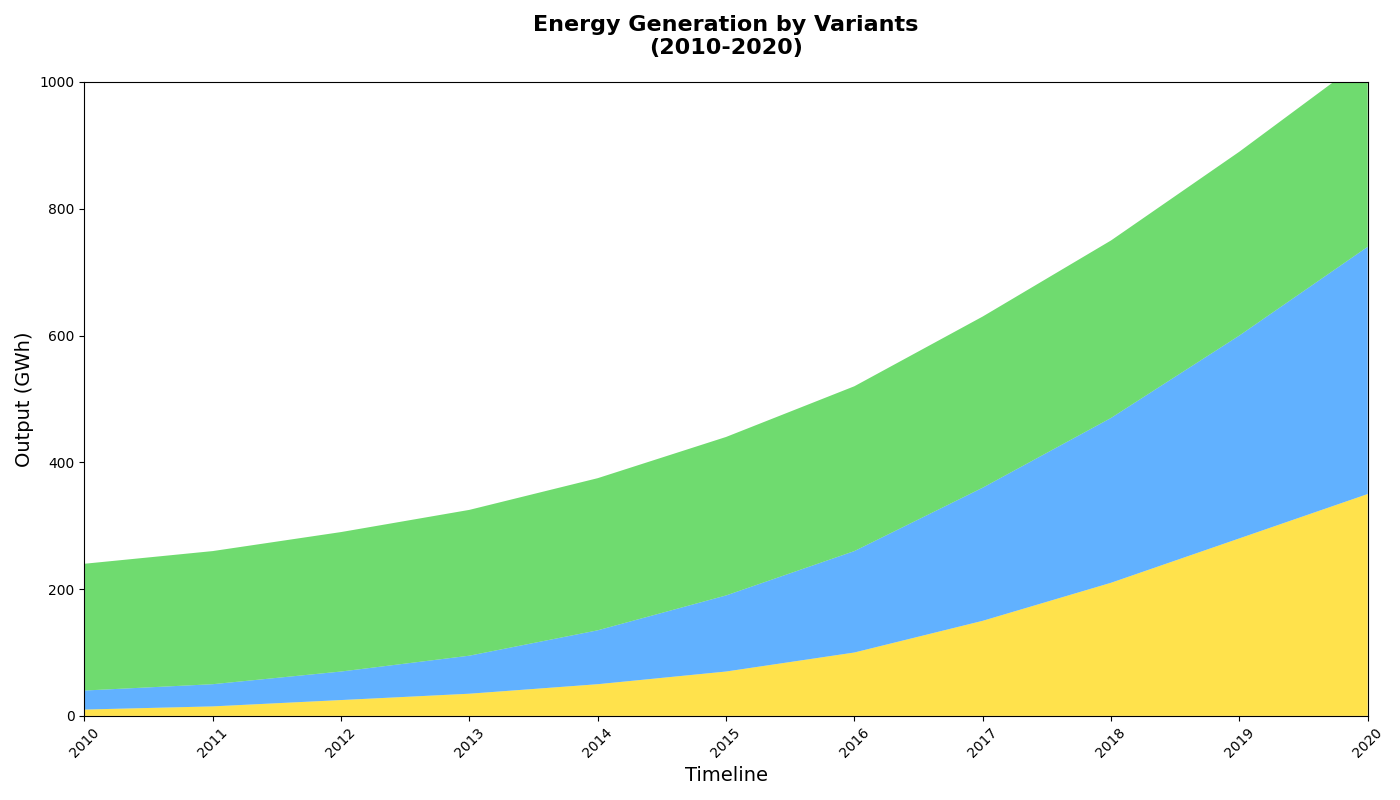

This chart was generated by the following Python code:
import matplotlib.pyplot as plt
import numpy as np

years = np.arange(2010, 2021)
solar_energy = np.array([10, 15, 25, 35, 50, 70, 100, 150, 210, 280, 350])
wind_energy = np.array([30, 35, 45, 60, 85, 120, 160, 210, 260, 320, 390])
hydro_energy = np.array([200, 210, 220, 230, 240, 250, 260, 270, 280, 290, 300])

fig, ax = plt.subplots(figsize=(14, 8))
ax.stackplot(years, solar_energy, wind_energy, hydro_energy,
             colors=['#FFD700', '#1E90FF', '#32CD32'], alpha=0.7)

ax.set_title("Energy Generation by Variants\n(2010-2020)", fontsize=16, fontweight='bold', pad=20)
ax.set_xlabel('Timeline', fontsize=14)
ax.set_ylabel('Output (GWh)', fontsize=14)
ax.set_xlim(years[0], years[-1])
ax.set_ylim(0, 1000)
ax.set_xticks(years)
plt.xticks(rotation=45)

plt.tight_layout()
plt.show()
